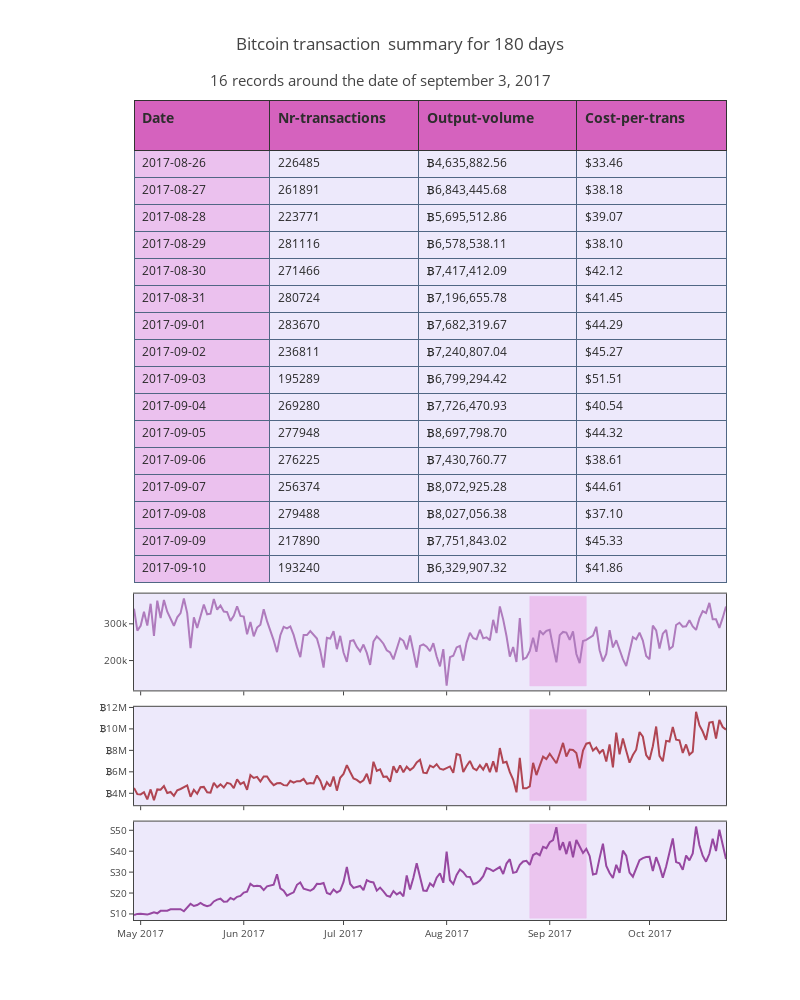

Notebook cell for this chart:
### Code cell
iplot(fig2)

### Figure 1 — Plotly figure (JSON) as saved in the notebook; plotly's stock layout.template omitted (floating-point values rounded to 4 significant figures; data arrays with more than 128 entries replaced by an {"elided": "..."} marker saying what was removed)
{"data": [{"cells": {"align": ["left", "left", "left", "left"], "fill": {"color": ["rgb(235,193, 238", "rgba(228, 222,249, 0.65)"]}, "font": {"color": ["rgb(40,40,40)", "rgb(40,40,40)", "rgb(40,40,40)", "rgb(40,40,40)"], "size": 12}, "format": [null, "d", ",.2f", ",.2f"], "height": 27, "line": {"color": "#506784"}, "prefix": [null, null, "₿", "$"], "suffix": [null, null, null, null], "values": [["2017-08-26", "2017-08-27", "2017-08-28", "2017-08-29", "2017-08-30", "2017-08-31", "2017-09-01", "2017-09-02", "2017-09-03", "2017-09-04", "2017-09-05", "2017-09-06", "2017-09-07", "2017-09-08", "2017-09-09", "2017-09-10"], [226485, 261891, 223771, 281116, 271466, 280724, 283670, 236811, 195289, 269280, 277948, 276225, 256374, 279488, 217890, 193240], [4636000.0, 6843000.0, 5696000.0, 6579000.0, 7417000.0, 7197000.0, 7682000.0, 7241000.0, 6799000.0, 7726000.0, 8698000.0, 7431000.0, 8073000.0, 8027000.0, 7752000.0, 6330000.0], [33.46, 38.18, 39.07, 38.1, 42.12, 41.45, 44.29, 45.27, 51.51, 40.54, 44.32, 38.61, 44.61, 37.1, 45.33, 41.86]]}, "columnorder": [0, 1, 2, 3, 4], "columnwidth": [30, 33, 35, 33], "domain": {"x": [0.1, 0.9], "y": [0.4, 1]}, "header": {"align": ["left", "left", "left", "left"], "fill": {"color": "#d562be"}, "font": {"color": ["rgb(45,45,45)", "rgb(45,45,45)", "rgb(45,45,45)", "rgb(45,45,45)"], "size": 14}, "height": 50, "line": {"color": "rgb(50,50,50)"}, "values": [["<b>Date</b>"], ["<b>Nr-transactions</b>"], ["<b>Output-volume</b>"], ["<b>Cost-per-trans</b>"]]}, "type": "table"}, {"line": {"color": "#af7bbd", "width": 2}, "mode": "lines", "name": "nr-transac", "type": "scatter", "x": {"elided": "179 str values"}, "xaxis": "x1", "y": {"elided": "179 int values"}, "yaxis": "y1"}, {"line": {"color": "#b04553", "width": 2}, "mode": "lines", "name": "ouput-vol", "type": "scatter", "x": {"elided": "179 str values"}, "xaxis": "x2", "y": {"elided": "179 float values"}, "yaxis": "y2"}, {"line": {"color": "#9748a1", "width": 2}, "mode": "lines", "name": "cost-transac", "type": "scatter", "x": {"elided": "179 str values"}, "xaxis": "x3", "y": {"elided": "179 float values"}, "yaxis": "y3"}], "layout": {"annotations": [{"font": {"size": 15}, "showarrow": false, "text": "16 records around the date of september 3, 2017", "x": 0.2, "xanchor": "left", "xref": "paper", "y": 1.01, "yanchor": "bottom", "yref": "paper"}], "autosize": false, "height": 1000, "margin": {"l": 60, "r": 0, "t": 100}, "plot_bgcolor": "rgba(228, 222,249, 0.65)", "shapes": [{"fillcolor": "rgba(235,193, 238, 0.9)", "layer": "below", "line": {"color": "rgba(235,193, 238, 0.9)", "width": 0.5}, "type": "rect", "x0": "2017-08-26", "x1": "2017-09-12", "xref": "x3", "y0": 8, "y1": 53, "yref": "y3"}, {"fillcolor": "rgba(235,193, 238, 0.9)", "layer": "below", "line": {"color": "rgba(235,193, 238, 0.9)", "width": 0.5}, "type": "rect", "x0": "2017-08-26", "x1": "2017-09-12", "xref": "x2", "y0": 3327226, "y1": 11801113, "yref": "y2"}, {"fillcolor": "rgba(235,193, 238, 1)", "layer": "below", "line": {"color": "rgba(235,193, 238, 1)", "width": 0.5}, "type": "rect", "x0": "2017-08-26", "x1": "2017-09-12", "xref": "x1", "y0": 130875, "y1": 375098, "yref": "y1"}], "showlegend": false, "title": "Bitcoin transaction  summary for 180 days", "width": 800, "xaxis1": {"anchor": "y1", "domain": [0.1, 0.9], "gridcolor": "#ffffff", "mirror": true, "showgrid": false, "showline": true, "showticklabels": false, "tickfont": {"size": 10}, "ticklen": 4, "zeroline": false}, "xaxis2": {"anchor": "y2", "domain": [0.1, 0.9], "gridcolor": "#ffffff", "mirror": true, "showgrid": false, "showline": true, "showticklabels": false, "tickfont": {"size": 10}, "ticklen": 4, "zeroline": false}, "xaxis3": {"anchor": "y3", "domain": [0.1, 0.9], "gridcolor": "#ffffff", "mirror": true, "showgrid": false, "showline": true, "showticklabels": true, "tickfont": {"size": 10}, "ticklen": 4, "zeroline": false}, "yaxis1": {"anchor": "x1", "domain": [0.28, 0.398], "gridcolor": "#ffffff", "hoverformat": "d", "mirror": true, "showgrid": false, "showline": true, "tickfont": {"size": 10}, "ticklen": 4, "zeroline": false}, "yaxis2": {"anchor": "x2", "domain": [0.14, 0.26], "gridcolor": "#ffffff", "hoverformat": ".2f", "mirror": true, "showgrid": false, "showline": true, "tickfont": {"size": 10}, "ticklen": 4, "tickprefix": "₿", "zeroline": false}, "yaxis3": {"anchor": "x3", "domain": [0, 0.12], "gridcolor": "#ffffff", "hoverformat": ".2f", "mirror": true, "showgrid": false, "showline": true, "tickfont": {"size": 10}, "ticklen": 4, "tickprefix": "S", "zeroline": false}}}
